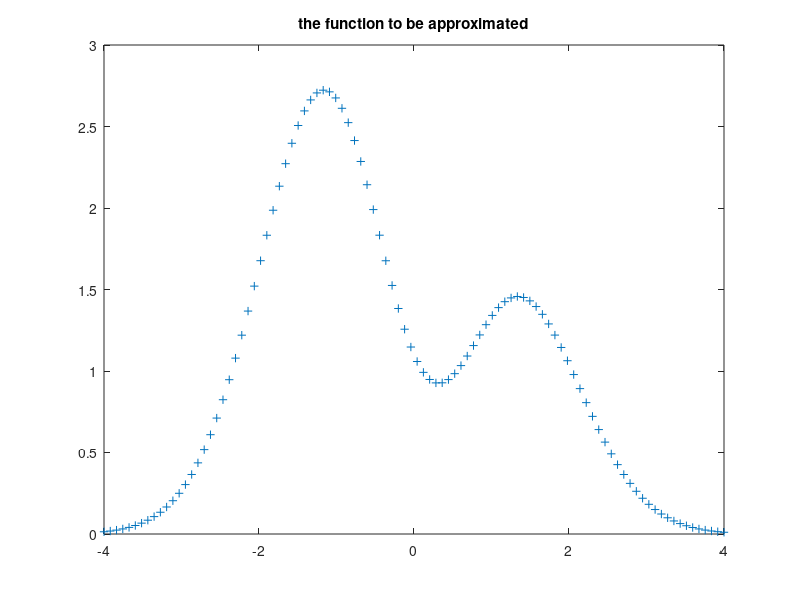

Source code (MATLAB): (Note: this script raises an error after producing the figure.)
%%%Univariate function approximation%%%%
clear,clc;
x=linspace( -4, 4,100);
%Neural network input values
t=1.1*(1-x+2*x.^2).*exp((-x.^2)./2);  %t=10*x-30*sin(x) -80*tansig(x); %Neural network target values
plot(x,t, '+'); %the function to be approximated
title('the function to be approximated' );
hold on
net=newrb(x,t,1,2); %The sum of squared errors is less than 1
y=net(x) ;%Neural network output
plot(x,y,'g'); %the simulated function
title('RBF neural network function approximation' );
x1abel( 'Inֵput');
ylabel('Output/Target');
mse(y,t) %SSE 
